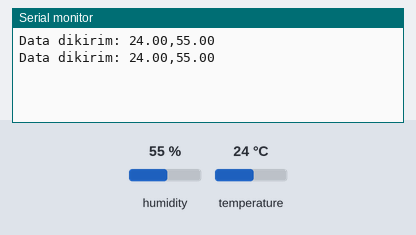
A sketch run on a simulated Arduino Uno, built with avr-gcc and run on an emulated ATmega328P. Shown: the last lines printed to the serial monitor. The inputs (shaded band) are chosen by the test bench; at power-on: humidity 55 %, temperature 24 °C.

Above: at 2.8 s.
2.9 s: humidity set to 22 %
At 4.9 s:
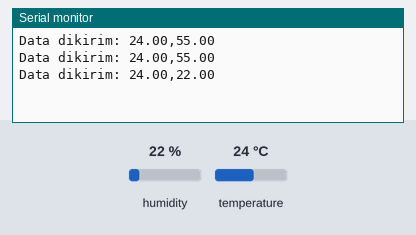
5.6 s: temperature set to 12 °C
At 7.1 s:
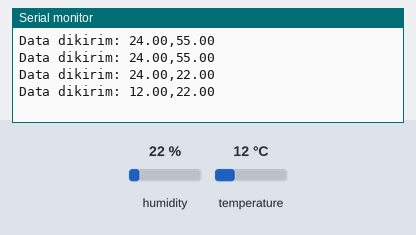
8.3 s: humidity set to 40 %
At 10.5 s:
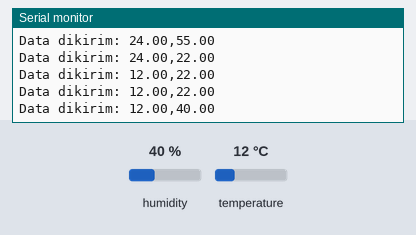
Timing chart, 0 to 12.0 s (numbered marks = the images above; inputs shaded):
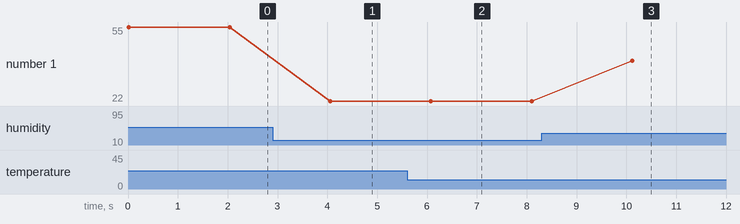

The sketch:

Arduino.ino
```cpp
#include <SoftwareSerial.h>
#include "DHT.h"

const int DHTPIN = A0;
#define DHTTYPE DHT22   // DHT 22  (AM2302), AM2321
DHT dht(DHTPIN, DHTTYPE);

// Deklarasi PIN Sensor Hujan
SoftwareSerial Hujan(2, 3); // RX, TX

void setup() {
  Serial.begin(9600);
  dht.begin();
  Hujan.begin(9600);
}

void loop() {
  float h = dht.readHumidity();
  float t = dht.readTemperature();

  if (isnan(h) || isnan(t)) {
    Serial.println(F("Failed to read from DHT sensor!"));
    return;
  }

  // Gabungkan data suhu dan kelembaban dalam format "t,h"
  String dataToSend = String(t) + "," + String(h);

  // Kirim data ke ESP32
  Hujan.println(dataToSend);

  // Tampilkan data di serial monitor
  Serial.println("Data dikirim: " + dataToSend);

  delay(2000); // Tunggu 2 detik sebelum pengiriman berikutnya
}
```

Measured:
- after the input at 2.9 s, the serial monitor: prints a new line after 1.2 s (image 1)
- after the input at 5.6 s, the serial monitor: prints a new line after 0.48 s (image 2)
- after the input at 8.3 s, the serial monitor: prints a new line after 1.8 s (image 3)
- plotted number 1: 55 → 22 after the input at 2.9 s, 22 → 40 after the input at 8.3 s
